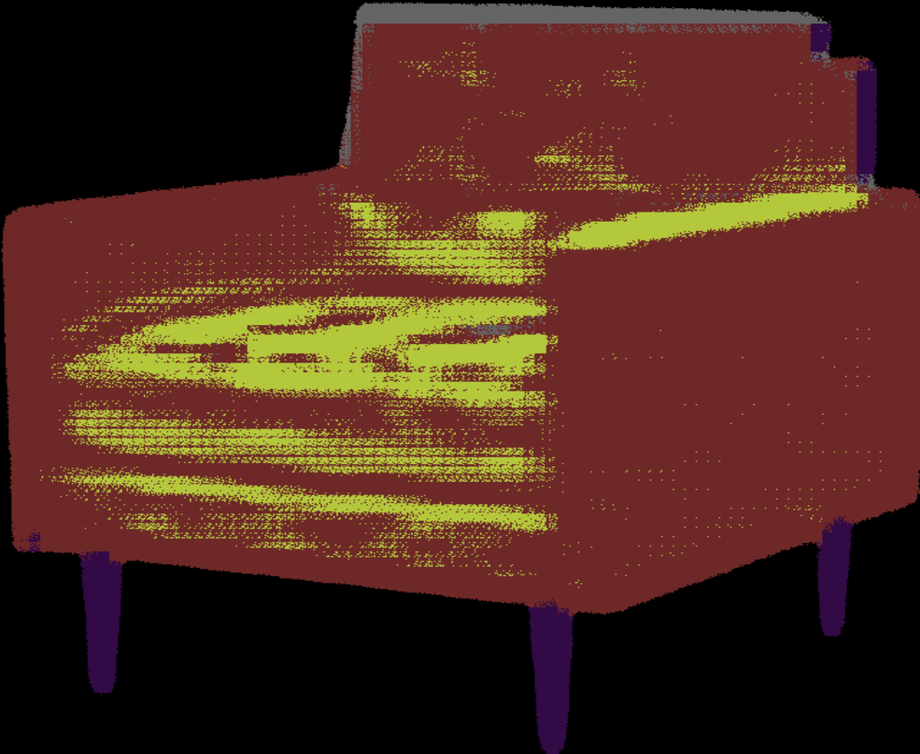
#> input picture homework4/report/images/my_model_5/0403.png, 920 x 754 px, shrunk from 1614 x 1323 before the run
$ python merge.py
#> lines starting #> are read from the running program, lines starting #| are printed output that depends on the picture
from PIL import Image

def merge_images(image1_path, image2_path, image3_path):
    # Open the images
#> called with image1_path = 'report/images/my_model_5/0403.png', image2_path = 'report/images/my_model_5/0407.png', image3_path = 'report/images/my_model_5/0409.png'
    image1 = Image.open(image1_path)
#> image1 is the input picture: PIL image 920x754 RGB; mean R, G, B 78, 42.8, 29.9
    image2 = Image.open(image2_path)
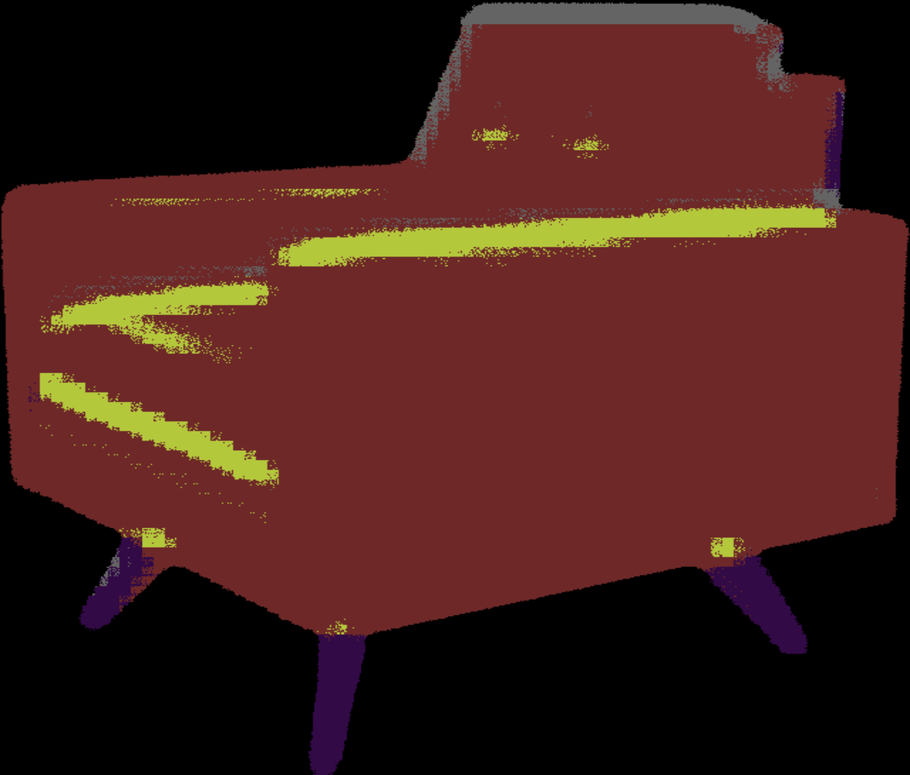
#> input picture homework4/report/images/my_model_5/0407.png, 910 x 775 px, shrunk from 1597 x 1360 before the run
#> image2 is the input picture: PIL image 910x775 RGB; mean R, G, B 69.1, 31.5, 26.8
    image3 = Image.open(image3_path)
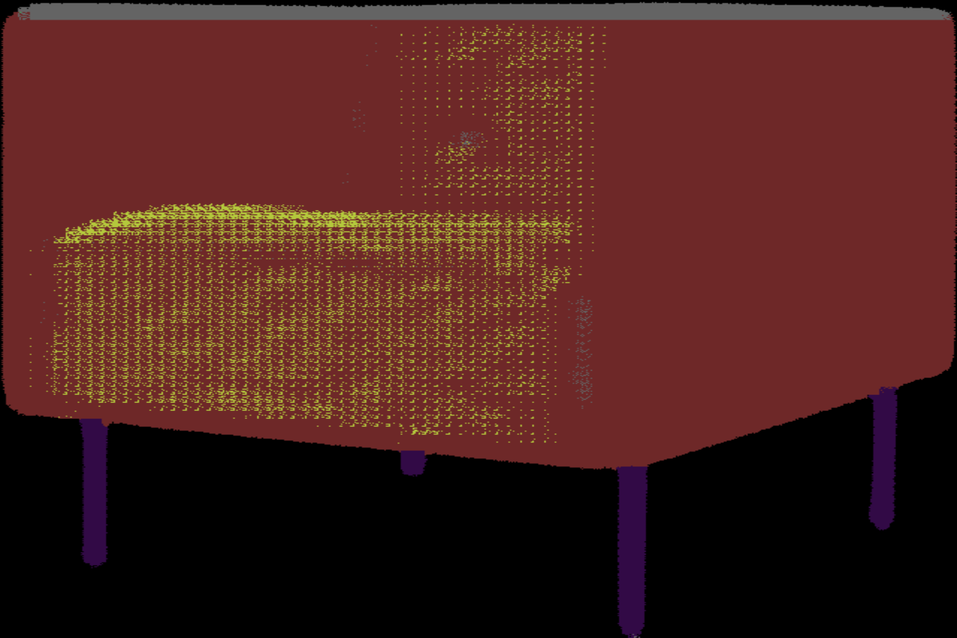
#> input picture homework4/report/images/my_model_5/0409.png, 957 x 638 px, shrunk from 1679 x 1119 before the run
#> image3 is the input picture: PIL image 957x638 RGB; mean R, G, B 77.1, 34.3, 30.3

    # Ensure the images have the same height
    max_height = max(image1.height, image2.height, image3.height)
#> max_height = 775
    image1 = image1.resize((image1.width, max_height))
#> image1: PIL image 920x775 RGB
    image2 = image2.resize((image2.width, max_height))
    image3 = image3.resize((image3.width, max_height))
#> image3: PIL image 957x775 RGB

    # Merge the images
    merged_image = Image.new('RGB', (image1.width + image2.width + image3.width, max_height))
#> merged_image: PIL image 2787x775 RGB; every value is 0
    merged_image.paste(image1, (0, 0))
    merged_image.paste(image2, (image1.width, 0))
    merged_image.paste(image3, (image1.width + image2.width, 0))

    # Change all (0,0,0) and (255,255,255) pixels to (0,0,0)
    # But only change the pixels when all 3 channels are 0 or 255

    for x in range(merged_image.width):
        for y in range(merged_image.height):
            r, g, b = merged_image.getpixel((x, y))
            if (r, g, b) == (255, 255, 255):
                merged_image.putpixel((x, y), (0, 0, 0))

    return merged_image

if __name__ == '__main__':
    # report/images/my_model_5/0403.png

    merged_image = merge_images('report/images/my_model_5/0403.png', 'report/images/my_model_5/0407.png', 'report/images/my_model_5/0409.png')
    merged_image.save('report/images/my_model_5/merged_image.png')

    # report/images/my_model_20/0403.png

    merged_image = merge_images('report/images/my_model_20/0403.png', 'report/images/my_model_20/0407.png', 'report/images/my_model_20/0409.png')
#> call 2 of merge_images, with image1_path = 'report/images/my_model_20/0403.png', image2_path = 'report/images/my_model_20/0407.png', image3_path = 'report/images/my_model_20/0409.png'
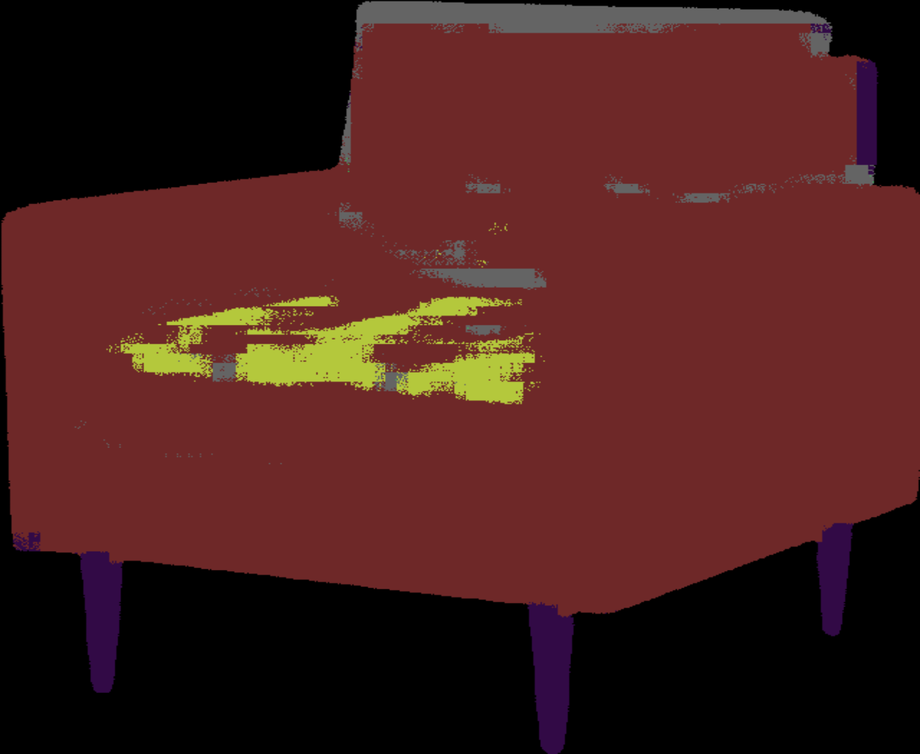
#> input picture homework4/report/images/my_model_20/0403.png, 920 x 754 px, shrunk from 1614 x 1323 before the run
#> in merge_images, image1 is the input picture: PIL image 920x754 RGB; mean R, G, B 72.8, 31.3, 29
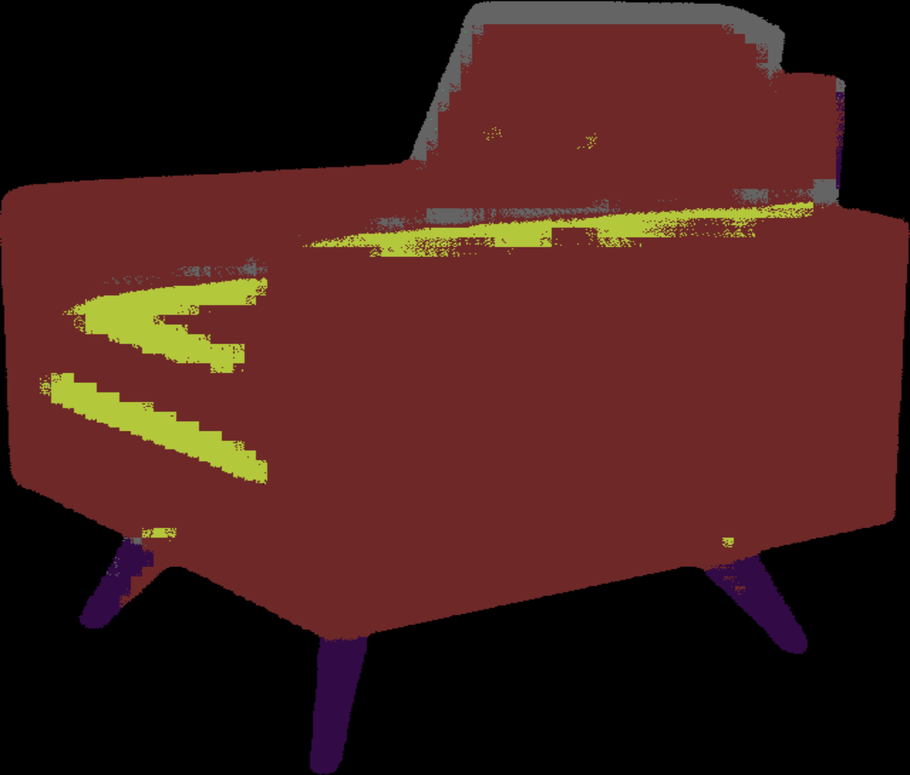
#> input picture homework4/report/images/my_model_20/0407.png, 910 x 775 px, shrunk from 1597 x 1360 before the run
#> in merge_images, image2 is the input picture: PIL image 910x775 RGB; mean R, G, B 68.8, 30.7, 27
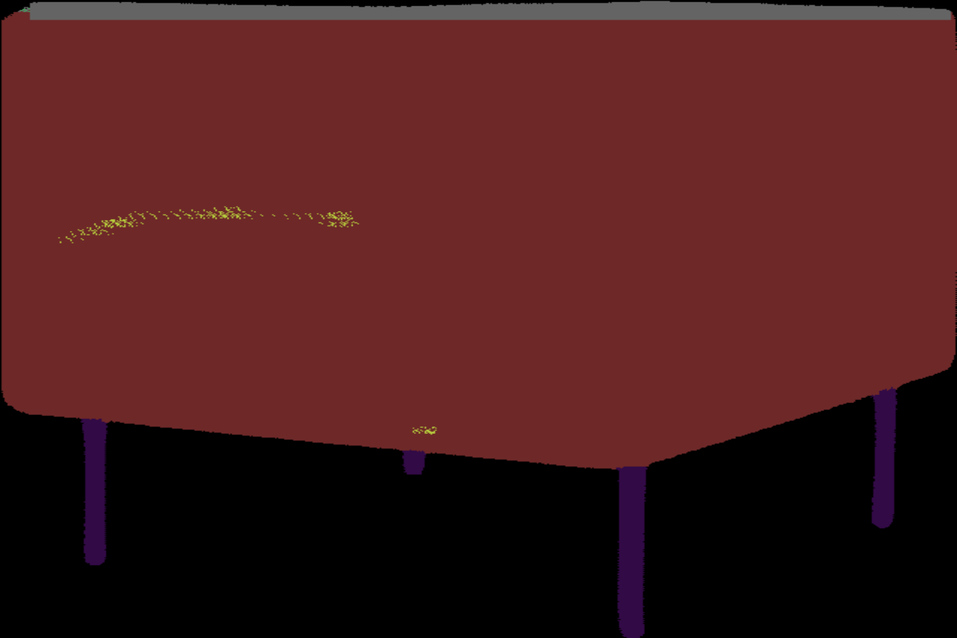
#> input picture homework4/report/images/my_model_20/0409.png, 957 x 638 px, shrunk from 1679 x 1119 before the run
#> in merge_images, image3 is the input picture: PIL image 957x638 RGB; mean R, G, B 74.6, 28.7, 29.5
#> in merge_images (call 2), `image3 = image3.resize((image3.width, max_height))`:
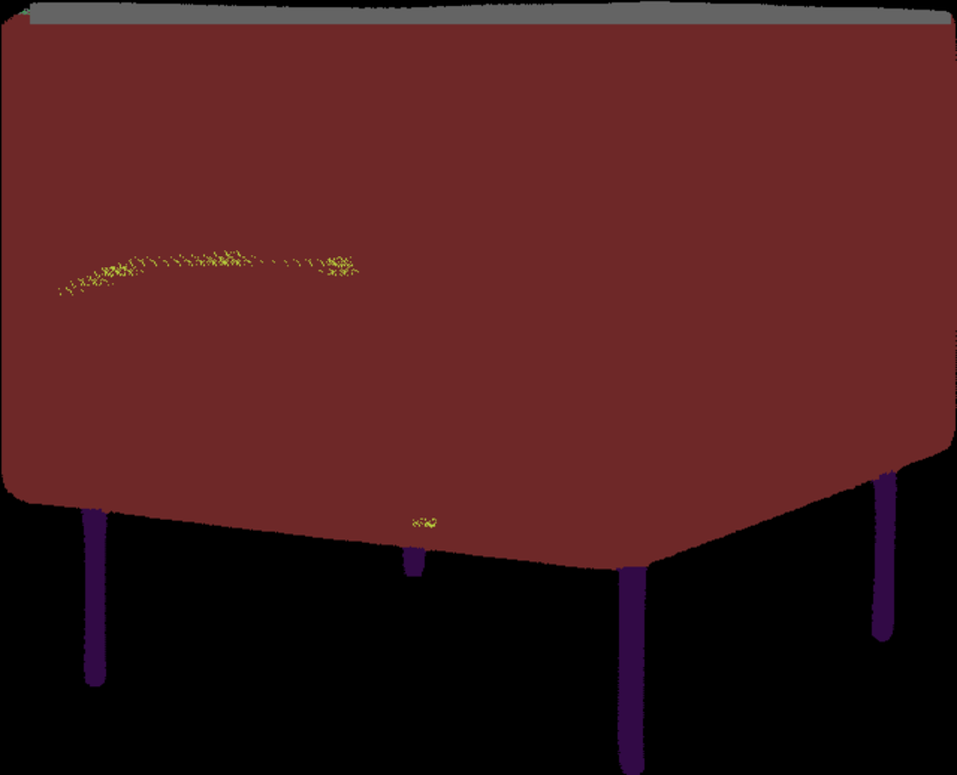
#> image3: PIL image 957x775 RGB; mean R, G, B 74.6, 28.7, 29.5
#> in merge_images (call 2), `merged_image.paste(image3, (image1.width + image2.width, 0))`:
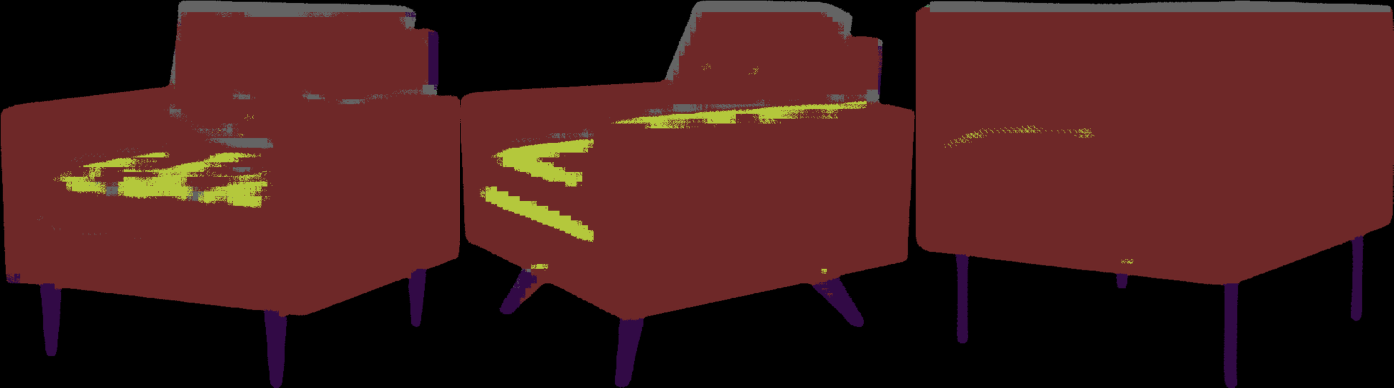
#> merged_image: PIL image 2787x775 RGB (shown at 1/2 size); mean R, G, B 72.1, 30.2, 28.5
    merged_image.save('report/images/my_model_20/merged_image.png')

    # report/images/my_model_50/0403.png

    merged_image = merge_images('report/images/my_model_50/0403.png', 'report/images/my_model_50/0407.png', 'report/images/my_model_50/0409.png')
    merged_image.save('report/images/my_model_50/merged_image.png')

    # report/images/pretrained_5/0403.png

    merged_image = merge_images('report/images/pretrained_5/0403.png', 'report/images/pretrained_5/0407.png', 'report/images/pretrained_5/0409.png')
    merged_image.save('report/images/pretrained_5/merged_image.png')

    # report/images/pretrained_20/0403.png

    merged_image = merge_images('report/images/pretrained_20/0403.png', 'report/images/pretrained_20/0407.png', 'report/images/pretrained_20/0409.png')
    merged_image.save('report/images/pretrained_20/merged_image.png')

    # report/images/pretrained_50/0403.png

    merged_image = merge_images('report/images/pretrained_50/0403.png', 'report/images/pretrained_50/0407.png', 'report/images/pretrained_50/0409.png')
    merged_image.save('report/images/pretrained_50/merged_image.png')

    # report/images/scratch_5/0403.png

    merged_image = merge_images('report/images/scratch_5/0403.png', 'report/images/scratch_5/0407.png', 'report/images/scratch_5/0409.png')
    merged_image.save('report/images/scratch_5/merged_image.png')

    # report/images/scratch_20/0403.png

    merged_image = merge_images('report/images/scratch_20/0403.png', 'report/images/scratch_20/0407.png', 'report/images/scratch_20/0409.png')
    merged_image.save('report/images/scratch_20/merged_image.png')

    # report/images/scratch_50/0403.png

    merged_image = merge_images('report/images/scratch_50/0403.png', 'report/images/scratch_50/0407.png', 'report/images/scratch_50/0409.png')
    merged_image.save('report/images/scratch_50/merged_image.png')
